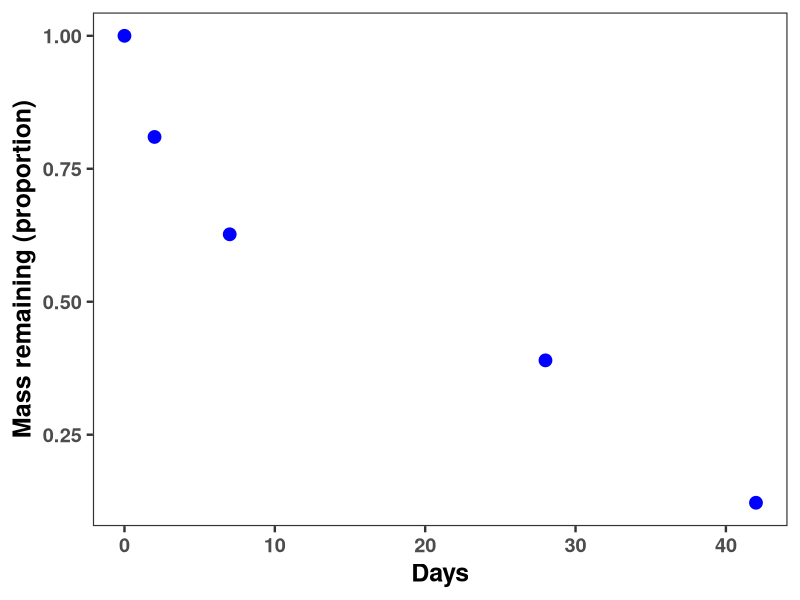
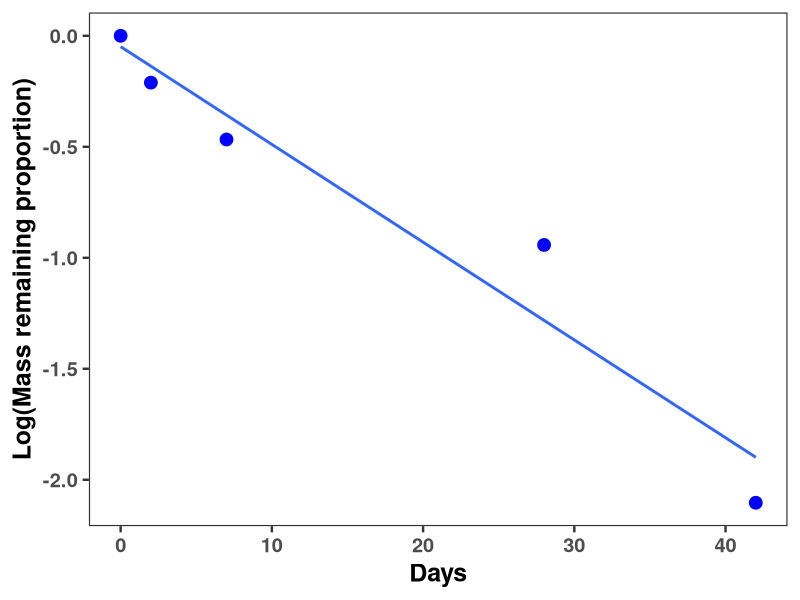

Generate these figures, in order, with R:
## ---- chunk 1
knitr::opts_chunk$set(echo = TRUE)

library(tidyverse)

mytheme <- theme_bw(base_size = 18)+theme(panel.grid = element_blank(), 
                                          axis.title = element_text(face = "bold"), axis.text = element_text(face = "bold"))
## ---- chunk 2
ne_df <- tibble(
  time = c(0, 2, 7, 28, 42),
  k = rep(0.05, length(time)),
  mass = exp(-k*time)
)|>
  mutate(mass_e = ifelse(time !=0, mass + rnorm(n = n(), mean = 0, sd = 0.15), mass))

ggplot(ne_df)+
  #geom_point(aes(x = time, y = mass), size = 4)+
  geom_point(aes(x = time, y = mass_e), color = "blue", size = 4)+
  xlab("Days")+ylab("Mass remaining (proportion)")+
  mytheme

ggplot(ne_df)+
  #geom_point(aes(x = time, y = mass))+
  geom_point(aes(x = time, y = log(mass_e)), color = "blue", size = 4)+
  geom_smooth(aes(x = time, y = log(mass_e)),method = "lm", se = FALSE)+
  xlab("Days")+ylab("Log(Mass remaining proportion)")+
  mytheme
